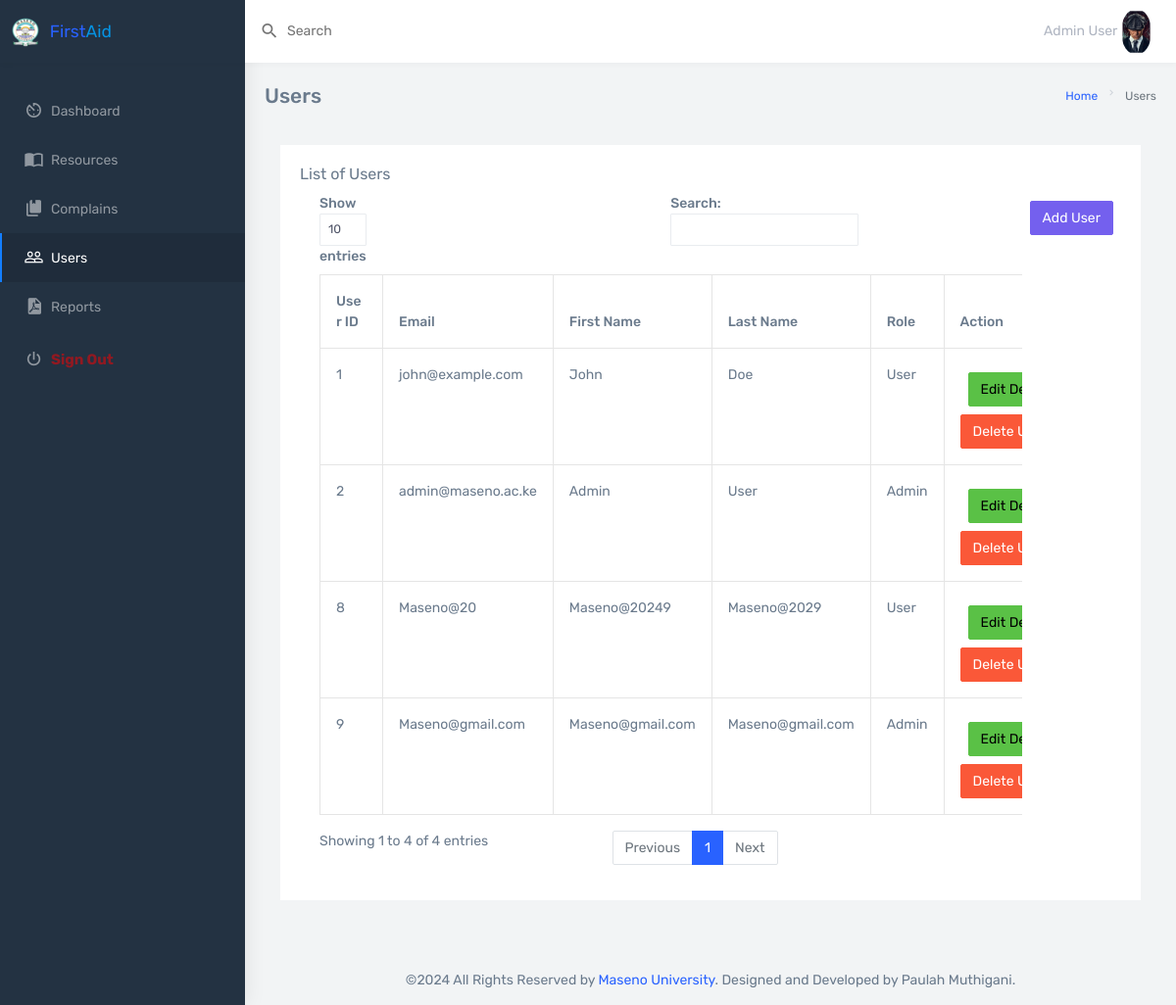
/dashboard/users.php (signed in), run on the app's committed database.
### tables this page shows
CREATE TABLE `Users` (
  `user_id` int(11) NOT NULL,
  `email` varchar(255) DEFAULT NULL,
  `password` varchar(32) DEFAULT NULL,
  `first_name` varchar(255) DEFAULT NULL,
  `last_name` varchar(255) DEFAULT NULL,
  `role_id` int(11) DEFAULT NULL
);

CREATE TABLE `Roles` (
  `role_id` int(11) NOT NULL,
  `role_name` varchar(255) DEFAULT NULL
);

### dashboard/users.php (the view, shortened to what this page needs)
<?php
include '../server.php';
?>
<!DOCTYPE html>
<html dir="ltr" lang="en">
  <head>
    <?php include "_head.php"?>
  </head>
  <body>
    <?php include "_topbar.php"?>
    <?php include "_sidebar.php"?>
      <div class="page-wrapper">
        <div class="page-breadcrumb">
          <div class="row">
            <div class="col-5 align-self-center">
              <h4 class="page-title">Users</h4>
            </div>
            <div class="col-7 align-self-center">
              <div class="d-flex align-items-center justify-content-end">
                <nav aria-label="breadcrumb">
                  <ol class="breadcrumb">
                    <li class="breadcrumb-item">
                      <a href="#">Home</a>
                    </li>
                    <li class="breadcrumb-item active" aria-current="page">
                      Users
                    </li>
                  </ol>
                </nav>
              </div>
            </div>
          </div>
        </div>
        <div class="container-fluid">
          <div class="row p-3">
          <div class="col-12">
                    <div class="card">
                        <div class="card-body">
                            <h5 class="card-title">List of Users</h5>
                            <input type='button' value='Add User' name='open-lecturer-btn'
                                class='btn btn-primary float-end open-lecturer-modal-btn m-2' />
                            <div class="table-responsive">
                                <table id="dtBasicExample" class="table table-hover table-bordered table-sm"
                                    cellspacing="0" width="100%">
                                    <thead>
                                        <tr>
                                            <th>User ID</th>
                                            <th>Email</th>
                                            <th>First Name</th>
                                            <th>Last Name</th>
                                            <th>Role</th>
                                            <th>Action</th>
                                        </tr>
                                    </thead>
                                    <?php
$sql = "SELECT u.user_id, u.email, u.first_name, u.last_name, r.role_name
        FROM Users u
        INNER JOIN Roles r ON u.role_id = r.role_id";
$result = mysqli_query($db, $sql);
if ($result) {
    if (mysqli_num_rows($result) > 0) {
        while ($row = mysqli_fetch_assoc($result)) {
            $user_id = $row['user_id'];
            $fname = $row['first_name'];
            $lname = $row['last_name'];
            $user_email = $row['email'];
            $role_name = $row['role_name'];
            echo "<tr>
            <td>" . $row["user_id"] . "</td>
            <td>" . $row["email"] . "</td>
            <td>" . $row["first_name"] . "</td>
            <td>" . $row["last_name"] . "</td>
            <td>" . $row["role_name"] . "</td>
            <td>
            <form method ='POST' action=''>
            <input  type='text' hidden name='user_id' value='$user_id'>
            <input type='submit' data-id='$user_id'  data-fname='$fname' data-lname='$lname' data-mail='$user_email' data-user_role='$role_name' value='Edit Details' name='edit-lecturer-btn' class='btn btn-success edit-lecturer-modal-btn m-2'>
            <input type='submit' data-id= '$user_id' value='Delete User'  class='btn btn-danger deleteUserBtn'>
            </form>
            </td>
            </tr>";
        }
        echo "</table>";
    } else {
        echo "0 results";
    }
} else {
    echo "Error executing the query: " . mysqli_error($db);
}
?>
                            </div>
                        </div>
                    </div>
                </div>
        </div>
        </div>
      <?php include "_footer.php"?>
      </div>
    </div>
</body>
</html>

### dashboard/_head.php (shortened to what this page needs)
<link  href="../assets/libs/chartist/dist/chartist.min.css" rel="stylesheet" />
<link href="../dist/css/style.min.css" rel="stylesheet" />

### dashboard/_topbar.php (shortened to what this page needs)
<div
  id="main-wrapper"
  data-navbarbg="skin6"
  data-theme="light"
  data-layout="vertical"
  data-sidebartype="full"
  data-boxed-layout="full"
>
  <header class="topbar" data-navbarbg="skin6">
    <nav class="navbar top-navbar navbar-expand-md navbar-light">
      <div class="navbar-header" data-logobg="skin5">
        <div class="navbar-brand">
          <a href="index.php" class="logo">
            <b class="logo-icon">
              <img
                src="../assets/favicons/favicon-32x32.png"
                alt="2homepage"
                class="light-logo"
              />
            </b>
            <span class="logo-text">
              First<span style="color:#0693e3;">Aid</span>
            </span>
          </a>
        </div>
      </div>
      <div
        class="navbar-collapse collapse"
        id="navbarSupportedContent"
        data-navbarbg="skin6"
      >
        <ul class="navbar-nav float-start me-auto">
          <li class="nav-item search-box">
            <a
              class="nav-link waves-effect waves-dark"
              href="javascript:void(0)"
            >
              <div class="d-flex align-items-center">
                <i class="mdi mdi-magnify font-20 me-1"></i>
                <div class="ms-1 d-none d-sm-block">
                  <span>Search</span>
                </div>
              </div>
            </a>
          </li>
        </ul>
        <ul class="navbar-nav float-end">
          <li class="nav-item dropdown">
            <a
              class="
                nav-link
                dropdown-toggle
                text-muted
                waves-effect waves-dark
                pro-pic
              "
              href="#"
              id="navbarDropdown"
              role="button"
              data-bs-toggle="dropdown"
              aria-expanded="false"
            >
            <?php
            echo  $_SESSION['fname']." ".$_SESSION['lname']."";
            ?>
              <img
                src="../assets/images/users/1.jpg"
                alt="user"
                class="rounded-circle"
                width="31"
              />
            </a>
          </li>
        </ul>
      </div>
    </nav>
  </header>

### dashboard/_sidebar.php (shortened to what this page needs)
<aside class="left-sidebar" data-sidebarbg="skin5">
    <div class="scroll-sidebar">
        <nav class="sidebar-nav">
            <ul id="sidebarnav" class="pt-4">
                <li class="sidebar-item">
                    <a class="sidebar-link waves-effect waves-dark sidebar-link" href="index.php"
                        aria-expanded="false"><i class="mdi mdi-av-timer"></i><span
                            class="hide-menu">Dashboard</span></a>
                </li>
                <?php
               if ($_SESSION['role_name'] == 'Admin'){
              ?>
                <li class="sidebar-item">
                    <a class="sidebar-link waves-effect waves-dark sidebar-link" href="modules.php"
                        aria-expanded="false"><i class="mdi mdi-book-open-variant"></i><span class="hide-menu">Resources</span></a>
                </li>
                <?php
                   }
              ?>
               <?php
               if ($_SESSION['role_name'] == 'Admin'){
              ?>
                <li class="sidebar-item">
                    <a class="sidebar-link waves-effect waves-dark sidebar-link" href="complains.php"
                        aria-expanded="false"><i class="mdi mdi-book-multiple"></i><span class="hide-menu">
                          Complains</span></a>
                </li>
                <?php
                   }
              ?>
                <?php
                if ($_SESSION['role_name'] == 'Admin'){
              ?>
                <li class="sidebar-item">
                    <a class="sidebar-link waves-effect waves-dark sidebar-link" href="users.php"
                        aria-expanded="false"><i class="mdi mdi-account-multiple-outline"></i><span
                            class="hide-menu">Users</span></a>
                </li>
                <?php
                   }
              ?>
                <?php
               if ($_SESSION['role_name'] == 'Admin'){
              ?>
                <li class="sidebar-item">
                  <a class="sidebar-link waves-effect waves-dark sidebar-link"
                  href="reports.php"
                  aria-expanded="false">
                    <i class="mdi mdi-file-pdf"></i>
                    <span class="hide-menu">Reports</span></a>
                </li>
                <?php
                   }
              ?>
                <li class="sidebar-item mt-1">
                    <a class="sidebar-link waves-effect waves-dark sidebar-link" href="../logout.php"
                        aria-expanded="false" style="color:red;font-weight:bold; font-size:15px;"><i
                            class="mdi mdi-power"></i><span class="hide-menu">Sign Out</span></a>
                </li>
            </ul>
        </nav>
    </div>
</aside>

### dashboard/_footer.php (shortened to what this page needs)
<footer class="footer text-center">
    &copy<span id="year"></span>
    All Rights Reserved by <a href="https://maseno.ac.ke">Maseno University</a>.
     Designed and Developed by Paulah Muthigani.
</footer>

### data on the page
users: user_id "1", email "john@example.com", first_name "John", last_name "Doe", role.role_name "User"
users: user_id "2", email "admin@maseno.ac.ke", first_name "Admin", last_name "User", role.role_name "Admin"
users: user_id "8", email "Maseno@20", first_name "Maseno@20249", last_name "Maseno@2029", role.role_name "User"
users: user_id "9", email "Maseno@gmail.com", first_name "Maseno@gmail.com", last_name "Maseno@gmail.com", role.role_name "Admin"

### other printed values
$_SESSION['fname'] "Admin"
$_SESSION['lname'] "User"
